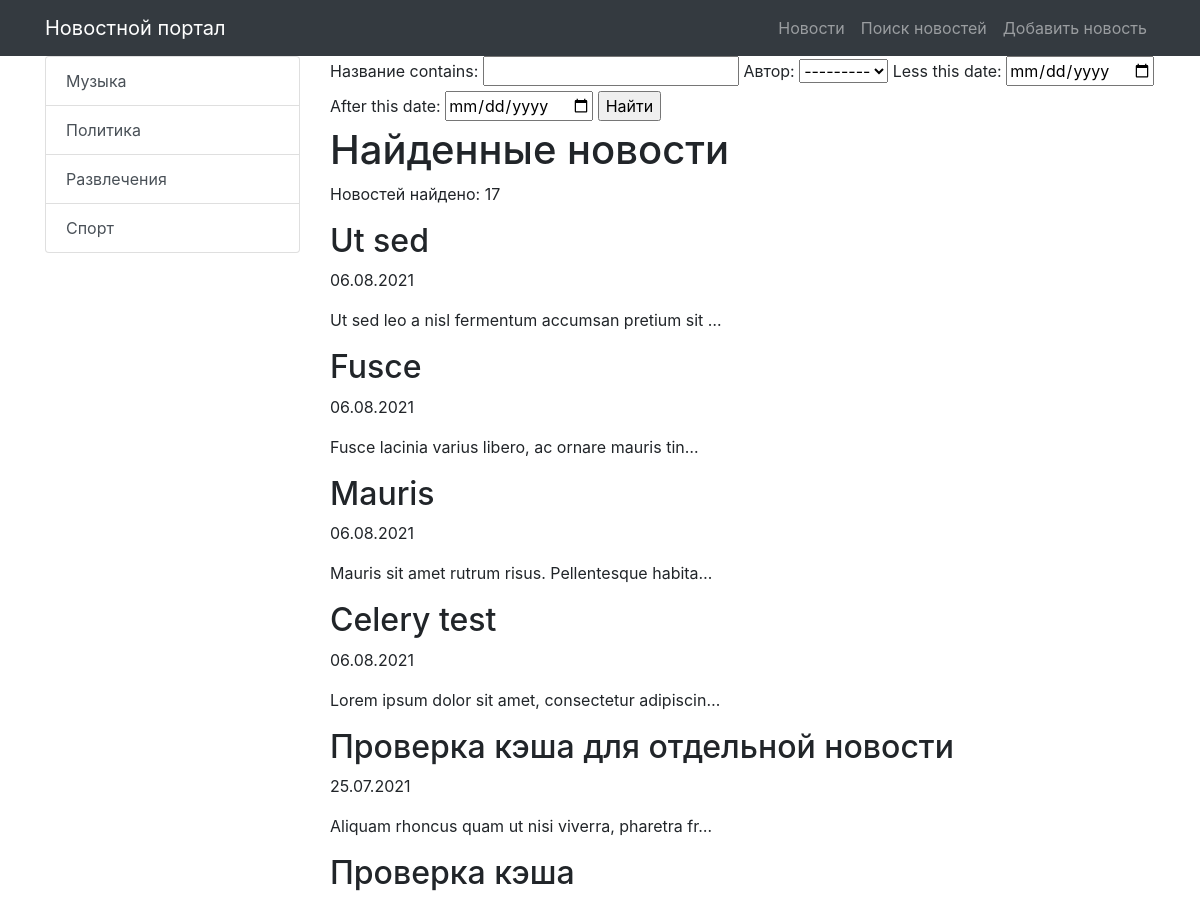
Page /news/search/ (upper part) on the earlier database version.
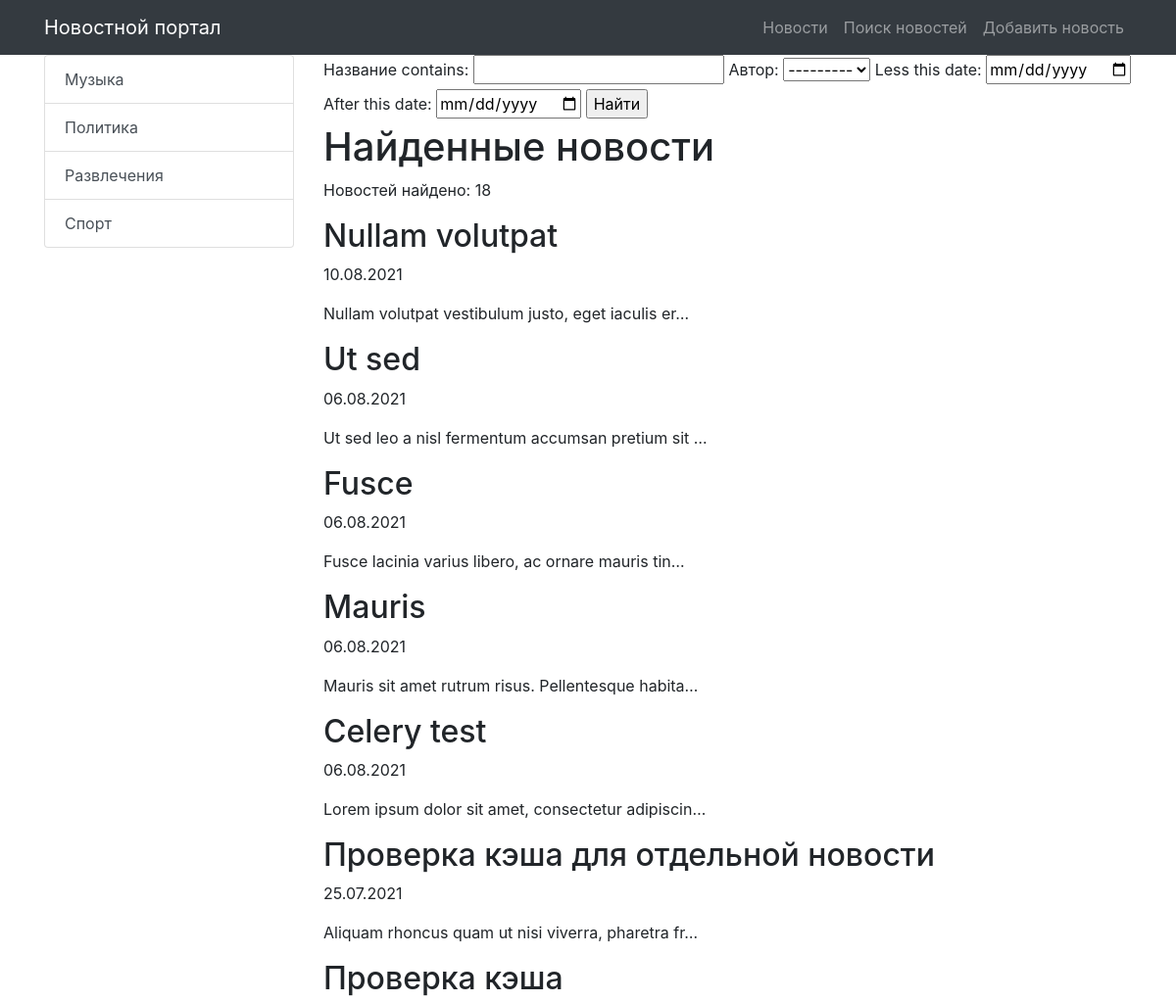
Same page on the later database version.
### news/models.py (models this page shows, shortened)
class Category(models.Model):
    title = models.CharField(max_length=255, unique=True, verbose_name='Название категории')
    subscribers = models.ManyToManyField(User)
    class Meta:
        verbose_name = 'Категория'
        verbose_name_plural = 'Категории'
        ordering = ['title']
    def get_absolute_url(self):
        return reverse('news_category', kwargs={'category_id': self.pk})

class Post(models.Model):
    TYPE = [
        ('Article', 'Статья'),
        ('News', 'Новость'),
    ]
    author = models.ForeignKey(Author, on_delete=models.CASCADE, verbose_name='Автор')
    category = models.ManyToManyField(Category, through='PostCategory')
    type = models.CharField(max_length=20, choices=TYPE, verbose_name='Тип поста', default='Article')
    creation_datetime = models.DateTimeField(auto_now_add=True, verbose_name='Дата публикации')
    title = models.CharField(max_length=255, verbose_name='Название')
    text = models.TextField(verbose_name='Содержание')
    rating = models.IntegerField(default=0, verbose_name='Рейтинг')
    class Meta:
        verbose_name = 'Пост'
        verbose_name_plural = 'Посты'
        ordering = ['-creation_datetime', 'title']

### news/views.py (the view)
# urls.py: path('search/', NewsSearch.as_view(), name='news_search'),
class NewsSearch(ListView):
    model = Post
    template_name = 'news/news_search.html'
    context_object_name = 'news'
    queryset = Post.objects.order_by('-creation_datetime')
    paginate_by = 5
    def get_context_data(self, **kwargs):
        context = super().get_context_data(**kwargs)
        context['posts_amount'] = len(Post.objects.all())
        context['filter'] = PostFilter(self.request.GET, queryset=self.get_queryset())
        context['categories'] = Category.objects.all()
        return context

### news/models.py (called while the page is built)
    def __str__(self):
        return f"{self.user}"

### news/templatetags/custom_filters.py (called while the page is built)
@register.filter(name='censor')
def censor(text, swearing):
    if swearing in text:
        return text.replace(swearing, '***')
    return text

### templates/news/news_search.html (shortened to what this page needs)
{% extends 'default.html' %}
{% load custom_filters %}
{% block content %}
    <form method="GET">
    {{ filter.form }}
    <input type="submit" value="Найти">
    </form>
    <h1>Найденные новости</h1>
    {% if news %}
    <p> Новостей найдено: {{ filter.qs | length }}</p>
        {% for news_one in filter.qs %}
            <h2>{{ news_one.title | censor:'очень_плохое_слово'}}</h2>
            <p>{{ news_one.creation_datetime | date:'d.m.Y'}}</p>
            <p>{{ news_one.text | censor:'очень_плохое_слово' | truncatechars:50}}</p>
        {% endfor %}
    {% else %}
        <h2>Новости не найдены</h2>
    {% endif %}
{% endblock content %}

### templates/default.html (shortened to what this page needs)
{% load static %}
<!DOCTYPE html>
<html lang="en">
<head>
    <link href="{% static 'vendor/bootstrap/css/bootstrap.min.css' %}" rel="stylesheet">
</head>
<body>
{% load cache %}
{% cache 30 nav %}
{% block nav %}
<nav class="navbar navbar-expand-lg navbar-dark bg-dark static-top">
    <div class="container">
        <a class="navbar-brand" href="/news/">Новостной портал</a>
        <div class="collapse navbar-collapse" id="navbarResponsive">
            <ul class="navbar-nav ml-auto">
                <li class="nav-item">
                    <a class="nav-link" href="/news/">Новости</a>
                </li>
                <li class="nav-item">
                    <a class="nav-link" href="{% url 'news_search' %}">Поиск новостей</a>
                </li>
                <li class="nav-item">
                    <a class="nav-link" href="{% url 'news_add' %}">Добавить новость</a>
                </li>
            </ul>
        </div>
    </div>
</nav>
{% endblock %}
{% endcache %}
<div class="container">
    <div class="row">
        <div class="col-md-3">
            <div class="list-group">
                {% for item in categories %}
                <a href="{{ item.get_absolute_url }}" class="list-group-item list-group-item-action">
                    {{ item.title }}
                </a>
                {% endfor %}
            </div>
        </div>
        <div class="col-md-9">
            {% block content %}
            {% endblock content %}
        </div>
    </div>
</div>
</body>
</html>

Differences in the rows shown:
added Post: title|censor "Nullam volutpat", creation_datetime "10.08.2021", text|censor "Nullam volutpat vestibulum justo, eget iaculis er…"
Other differences:
{{ filter.qs | length }}: "17" → "18"
